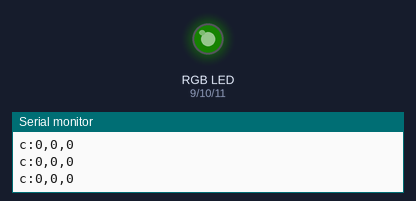
A sketch run on a simulated Arduino Uno, built with avr-gcc and run on an emulated ATmega328P. Parts: an RGB LED mixed from three pins (HIGH = lit), the last lines printed to the serial monitor. Dim RGB values are drawn brighter than linear.

Above: at 0.15 s.
At 5.03 s:
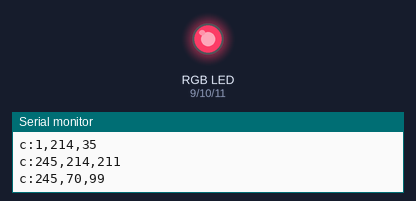
At 9.81 s:
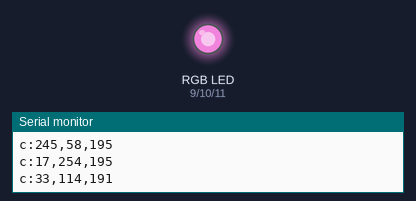
At 19.46 s:
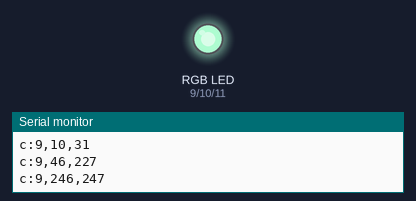
At 29.15 s:
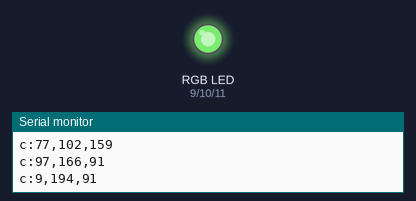
At 38.96 s:
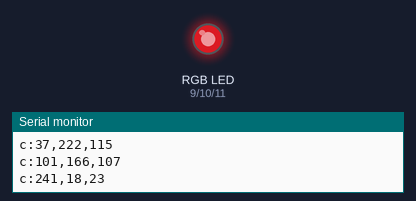
Timing chart, 0 to 40.0 s (numbered marks = the images above):
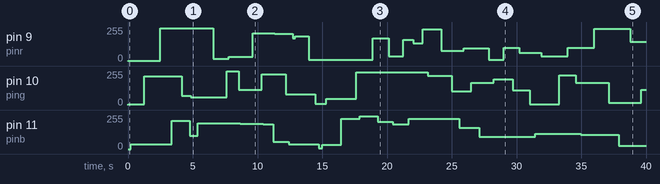

The sketch:

led_qicai.ino
```cpp
int led = 0;
int pinr = 9, ping = 10, pinb = 11;
int c[3] = {0, 0, 0};
int a[3] = {0, 0, 0};
void setup() {
  // put your setup code here, to run once:
  pinMode(9, OUTPUT); pinMode(10, OUTPUT); pinMode(11, OUTPUT);
  Serial.begin(9600);
}
void bianse(int * c1)
{
  int l, i;
  for (i = 0; i < 3; i++) {
    if (c1[i] != c[i]) {
      l = (c1[i] > c[i]) * 2 - 1;
      while (c1[i] != c[i]) {
        c[i] += l;
        analogWrite(i + 9, c[i]);
        delay(5);
      }
      a[ millis() % 4 - 1] = millis() % 256;
      delay(millis() / 100 % 500);
      a[ millis() % 4 - 1] = millis() % 256;
    }
  }
  Serial.print("c:");
  Serial.print(c[0]);
  Serial.print(",");
  Serial.print(c[1]);
  Serial.print(",");
  Serial.println(c[2]);

}
void loop() {
  // put your main code here, to run repeatedly:

  a[ millis() % 4 - 1] = millis() % 256;
  bianse(a);
}
```

Measured:
- by itself, pin 9 (pinr): 0/255 → 1/255 at 0.00 s, → 245/255 2.5 s later, → 17/255 4.1 s later, → 33/255 1.2 s later, … (23 changes in this stretch)
- by itself, pin 10 (ping): 0/255 → 6/255 at 0.03 s, → 214/255 1.2 s later, → 70/255 2.9 s later, → 58/255 0.71 s later, … (21 changes in this stretch)
